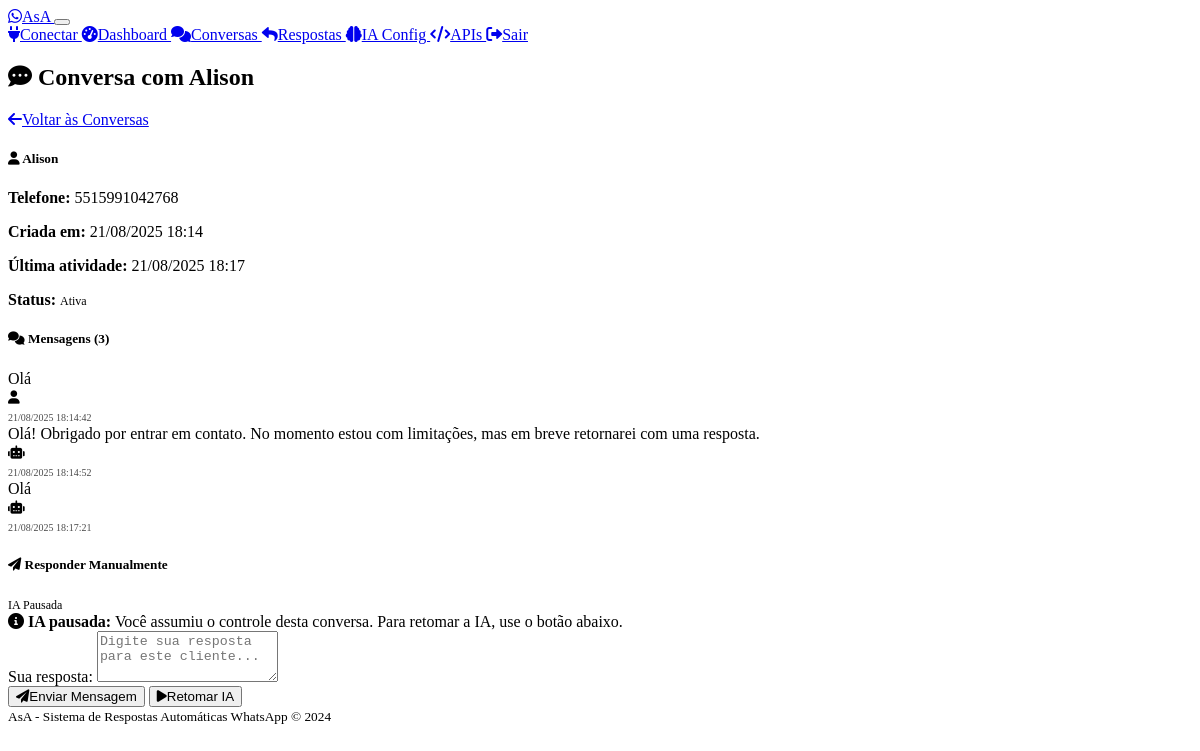
The page /admin/conversation/1 (signed in) on the database as committed earlier.
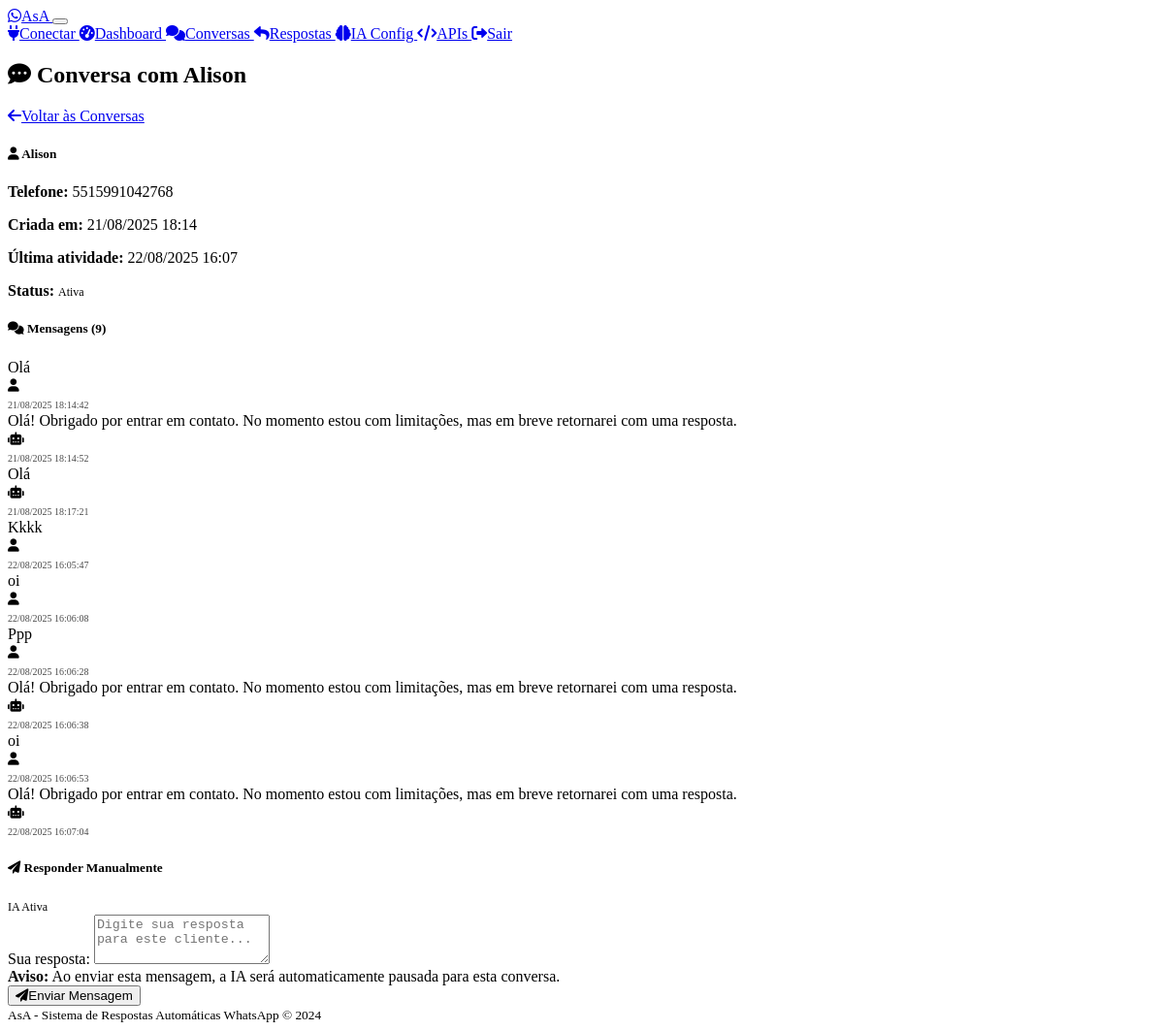
The same page on the database as committed later.
### models.py (models this page shows)
class Conversation(db.Model):
    id = db.Column(db.Integer, primary_key=True)
    phone_number = db.Column(db.String(20), nullable=False)
    contact_name = db.Column(db.String(100))
    created_at = db.Column(db.DateTime, default=datetime.utcnow)
    updated_at = db.Column(db.DateTime, default=datetime.utcnow, onupdate=datetime.utcnow)
    is_active = db.Column(db.Boolean, default=True)
    ai_paused = db.Column(db.Boolean, default=False)  # True when human takes over
    paused_at = db.Column(db.DateTime)  # When AI was paused
    messages = db.relationship('Message', backref='conversation', lazy=True, cascade='all, delete-orphan')

class Message(db.Model):
    id = db.Column(db.Integer, primary_key=True)
    conversation_id = db.Column(db.Integer, db.ForeignKey('conversation.id'), nullable=False)
    content = db.Column(db.Text, nullable=False)
    is_from_user = db.Column(db.Boolean, nullable=False)  # True if from user, False if from bot
    message_type = db.Column(db.String(20), default='text')  # text, image, audio, etc.
    timestamp = db.Column(db.DateTime, default=datetime.utcnow)
    response_type = db.Column(db.String(20))  # 'standard', 'ai', or None for user messages

### routes.py (the view)
    def decorated_function(*args, **kwargs):
        if not session.get('admin_logged_in'):
            return redirect(url_for('admin_login'))
        return f(*args, **kwargs)

### routes.py (called while the page is built)
def admin_required(f):
    def decorated_function(*args, **kwargs):
        if not session.get('admin_logged_in'):
            return redirect(url_for('admin_login'))
        return f(*args, **kwargs)
    decorated_function.__name__ = f.__name__
    return decorated_function

@app.route('/admin/conversation/<int:conversation_id>')
@admin_required
def view_conversation(conversation_id):
    conversation = Conversation.query.get_or_404(conversation_id)
    messages = Message.query.filter_by(
        conversation_id=conversation_id
    ).order_by(Message.timestamp.asc()).all()
    return render_template('conversation_detail.html',
                         conversation=conversation, messages=messages)

@app.context_processor
def inject_admin_status():
    return {'admin_logged_in': session.get('admin_logged_in', False)}

### templates/conversation_detail.html (shortened to what this page needs)
{% extends "base.html" %}
{% block content %}
<div class="d-flex justify-content-between align-items-center mb-4">
    <h2>
        <i class="fas fa-comment-dots me-2"></i>
        Conversa com {{ conversation.contact_name or 'Contato' }}
    </h2>
    <a href="{{ url_for('admin_conversations') }}" class="btn btn-outline-secondary">
        <i class="fas fa-arrow-left me-2"></i>Voltar às Conversas
    </a>
</div>
<div class="card mb-4">
    <div class="card-body">
        <div class="row">
            <div class="col-md-6">
                <h5 class="card-title">
                    <i class="fas fa-user me-2"></i>
                    {{ conversation.contact_name or 'Sem nome' }}
                </h5>
                <p class="card-text">
                    <strong>Telefone:</strong>
                    <span class="font-monospace">{{ conversation.phone_number }}</span>
                </p>
            </div>
            <div class="col-md-6">
                <p class="card-text">
                    <strong>Criada em:</strong>
                    {{ conversation.created_at.strftime('%d/%m/%Y %H:%M') }}
                </p>
                <p class="card-text">
                    <strong>Última atividade:</strong>
                    {{ conversation.updated_at.strftime('%d/%m/%Y %H:%M') }}
                </p>
                <p class="card-text">
                    <strong>Status:</strong>
                    {% if conversation.is_active %}
                        <span class="badge bg-success">Ativa</span>
                    {% else %}
                        <span class="badge bg-secondary">Inativa</span>
                    {% endif %}
                </p>
            </div>
        </div>
    </div>
</div>
<div class="card">
    <div class="card-header">
        <h5 class="mb-0">
            <i class="fas fa-comments me-2"></i>
            Mensagens ({{ messages|length }})
        </h5>
    </div>
    <div class="card-body">
        {% if messages %}
            <div class="chat-container" style="max-height: 600px; overflow-y: auto;">
                {% for message in messages %}
                <div class="message-item mb-3 {% if message.is_from_user %}message-user{% else %}message-system{% endif %}">
                    <div class="row">
                        <div class="col-{% if message.is_from_user %}8{% else %}8 offset-4{% endif %}">
                            <div class="card {% if message.is_from_user %}bg-primary{% else %}bg-secondary{% endif %}">
                                <div class="card-body py-2">
                                    <div class="d-flex justify-content-between align-items-start">
                                        <div class="message-content flex-grow-1">
                                            {{ message.content }}
                                        </div>
                                        <small class="text-{% if message.is_from_user %}light{% else %}muted{% endif %} ms-2">
                                            <i class="fas fa-{% if message.is_from_user %}user{% else %}robot{% endif %} me-1"></i>
                                        </small>
                                    </div>
                                    <div class="message-timestamp">
                                        <small class="text-{% if message.is_from_user %}light{% else %}muted{% endif %}">
                                            {{ message.timestamp.strftime('%d/%m/%Y %H:%M:%S') }}
                                        </small>
                                    </div>
                                </div>
                            </div>
                        </div>
                    </div>
                </div>
                {% endfor %}
            </div>
        {% else %}
            <div class="text-center py-5">
                <i class="fas fa-comment fa-5x text-muted mb-4"></i>
                <h4>Nenhuma mensagem encontrada</h4>
                <p class="text-muted">Esta conversa ainda não possui mensagens.</p>
            </div>
        {% endif %}
    </div>
</div>
<div class="card mt-4">
    <div class="card-header">
        <div class="d-flex justify-content-between align-items-center">
            <h5 class="mb-0">
                <i class="fas fa-paper-plane me-2"></i>
                Responder Manualmente
            </h5>
            {% if conversation.ai_paused %}
                <span class="badge bg-warning">IA Pausada</span>
            {% else %}
                <span class="badge bg-info">IA Ativa</span>
            {% endif %}
        </div>
    </div>
    <div class="card-body">
        {% if conversation.ai_paused %}
            <div class="alert alert-warning">
                <i class="fas fa-info-circle me-2"></i>
                <strong>IA pausada:</strong> Você assumiu o controle desta conversa. Para retomar a IA, use o botão abaixo.
            </div>
        {% endif %}
        <form action="{{ url_for('send_manual_message', conversation_id=conversation.id) }}" method="POST">
            <div class="mb-3">
                <label for="message_text" class="form-label">Sua resposta:</label>
                <textarea class="form-control" id="message_text" name="message_text" rows="3"
                          placeholder="Digite sua resposta para este cliente..." required></textarea>
                <div class="form-text">
                    {% if not conversation.ai_paused %}
                        <strong>Aviso:</strong> Ao enviar esta mensagem, a IA será automaticamente pausada para esta conversa.
                    {% endif %}
                </div>
            </div>
            <div class="d-flex gap-2">
                <button type="submit" class="btn btn-primary">
                    <i class="fas fa-paper-plane me-2"></i>Enviar Mensagem
                </button>
                {% if conversation.ai_paused %}
                    <form method="POST" action="{{ url_for('toggle_ai_for_conversation', conversation_id=conversation.id) }}"
                          style="display: inline-block;">
                        <button type="submit" class="btn btn-success">
                            <i class="fas fa-play me-2"></i>Retomar IA
                        </button>
                    </form>
                {% endif %}
            </div>
        </form>
    </div>
</div>
{% endblock %}

### templates/base.html (shortened to what this page needs)
<!DOCTYPE html>
<html lang="pt-BR" data-bs-theme="dark">
<head>
    <link href="https://cdn.replit.com/agent/bootstrap-agent-dark-theme.min.css" rel="stylesheet">
    <link rel="stylesheet" href="https://cdnjs.cloudflare.com/ajax/libs/font-awesome/6.0.0/css/all.min.css">
    <link rel="stylesheet" href="{{ url_for('static', filename='css/custom.css') }}">
</head>
<body>
    <nav class="navbar navbar-expand-lg navbar-dark bg-dark">
        <div class="container">
            <a class="navbar-brand" href="{{ url_for('index') }}">
                <i class="fab fa-whatsapp text-success me-2"></i>AsA
            </a>
            <button class="navbar-toggler" type="button" data-bs-toggle="collapse" data-bs-target="#navbarNav">
            </button>
            <div class="collapse navbar-collapse" id="navbarNav">
                <div class="navbar-nav ms-auto">
                    <a class="nav-link" href="{{ url_for('index') }}">
                        <i class="fas fa-plug me-1"></i>Conectar
                    </a>
                    <a class="nav-link" href="{{ url_for('dashboard') }}">
                        <i class="fas fa-tachometer-alt me-1"></i>Dashboard
                    </a>
                    {% if admin_logged_in %}
                        <a class="nav-link" href="{{ url_for('admin_conversations') }}">
                            <i class="fas fa-comments me-1"></i>Conversas
                        </a>
                        <a class="nav-link" href="{{ url_for('admin_responses') }}">
                            <i class="fas fa-reply me-1"></i>Respostas
                        </a>
                        <a class="nav-link" href="{{ url_for('ai_config') }}">
                            <i class="fas fa-brain me-1"></i>IA Config
                        </a>
                        <a class="nav-link" href="{{ url_for('whatsapp_apis') }}">
                            <i class="fas fa-code me-1"></i>APIs
                        </a>
                        <a class="nav-link" href="{{ url_for('admin_logout') }}">
                            <i class="fas fa-sign-out-alt me-1"></i>Sair
                        </a>
                    {% else %}
                        <a class="nav-link" href="{{ url_for('admin_login') }}">
                            <i class="fas fa-user-shield me-1"></i>Admin
                        </a>
                    {% endif %}
                </div>
            </div>
        </div>
    </nav>
    <main class="container mt-4">
        {% block content %}{% endblock %}
    </main>
    <footer class="bg-dark text-center py-3 mt-5">
        <div class="container">
            <small class="text-muted">
                AsA - Sistema de Respostas Automáticas WhatsApp &copy; 2024
            </small>
        </div>
    </footer>
</body>
</html>

### static/css/custom.css (style rules this page uses)
:root { --asa-primary: #25d366; --asa-secondary: #128c7e; --asa-accent: #075e54; --asa-light: #dcf8c6; }
.message-timestamp { font-size: 0.75rem; opacity: 0.7; margin-top: 0.25rem; }
.badge { font-size: 0.75em; font-weight: 500; }

Rows that differ between the two databases and show on the page:
changed Conversation "Alison": updated_at "21/08/2025 18:17" → "22/08/2025 16:07"; ai_paused True → False (drawn)
added Message: content "Kkkk", is_from_user True (drawn), timestamp "22/08/2025 16:05:47"
added Message: content "oi", is_from_user True (drawn), timestamp "22/08/2025 16:06:08"
added Message: content "Ppp", is_from_user True (drawn), timestamp "22/08/2025 16:06:28"
added Message: content "Olá! Obrigado por entrar em contato. No momento estou com limitações, mas em breve retornarei com uma resposta.", is_from_user False (drawn), timestamp "22/08/2025 16:06:38"
added Message: content "oi", is_from_user True (drawn), timestamp "22/08/2025 16:06:53"
added Message: content "Olá! Obrigado por entrar em contato. No momento estou com limitações, mas em breve retornarei com uma resposta.", is_from_user False (drawn), timestamp "22/08/2025 16:07:04"
Other text that changed with them:
{{ messages|length }}: "3" → "9"
text no longer shown: "IA Pausada IA pausada: Você assumiu o controle desta conversa. Para retomar a IA, use o botão abaixo. Retomar IA"
text now shown: "IA Ativa Aviso: Ao enviar esta mensagem, a IA será automaticamente pausada para esta conversa."
